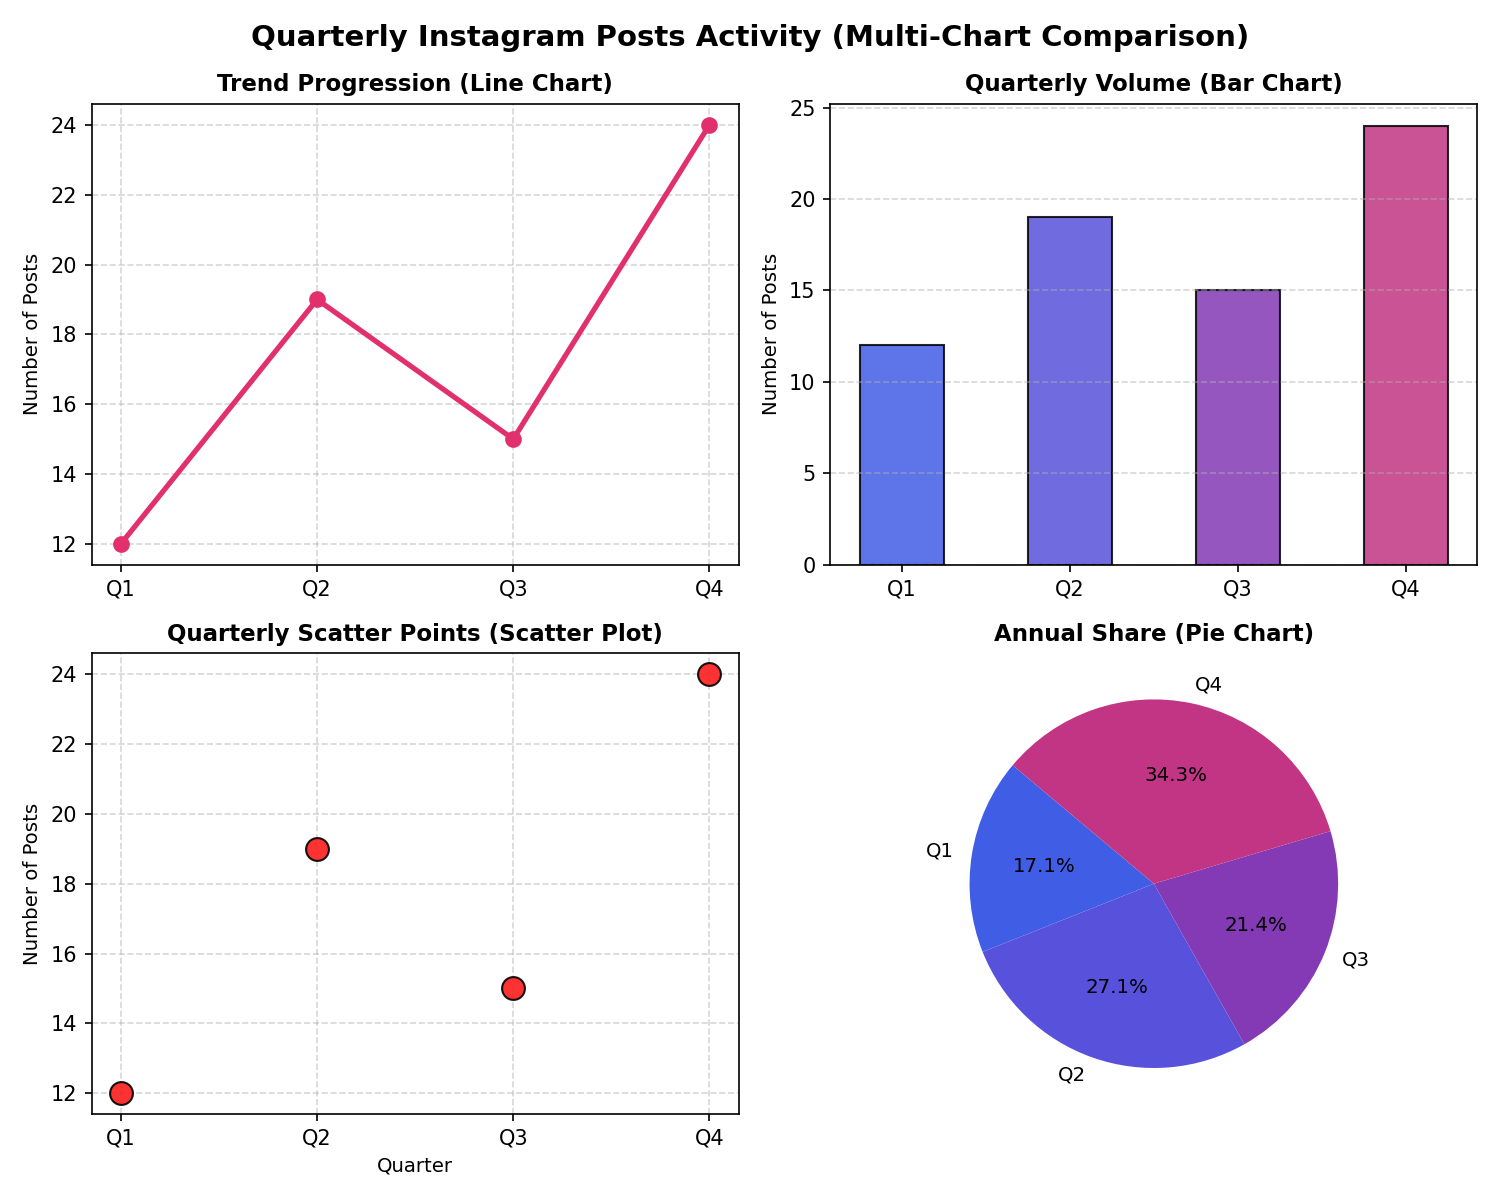

Generate this figure with Python:


import matplotlib
matplotlib.use('Agg')
import matplotlib.pyplot as plt

quarters = ['Q1', 'Q2', 'Q3', 'Q4']
posts = [12, 19, 15, 24]
colors = ['#405DE6', '#5851DB', '#833AB4', '#C13584']

fig, axes = plt.subplots(2, 2, figsize=(10, 8))
fig.suptitle('Quarterly Instagram Posts Activity (Multi-Chart Comparison)', fontsize=14, fontweight='bold')

axes[0, 0].plot(quarters, posts, color='#E1306C', marker='o', linewidth=2.5, markersize=7)
axes[0, 0].set_title('Trend Progression (Line Chart)', fontsize=11, fontweight='semibold')
axes[0, 0].set_ylabel('Number of Posts', fontsize=9.5)
axes[0, 0].grid(True, linestyle='--', alpha=0.5)

axes[0, 1].bar(quarters, posts, color=colors, width=0.5, edgecolor='black', alpha=0.85)
axes[0, 1].set_title('Quarterly Volume (Bar Chart)', fontsize=11, fontweight='semibold')
axes[0, 1].set_ylabel('Number of Posts', fontsize=9.5)
axes[0, 1].grid(axis='y', linestyle='--', alpha=0.5)

axes[1, 0].scatter(quarters, posts, color='#FD1D1D', s=120, edgecolor='black', alpha=0.9, zorder=5)
axes[1, 0].set_title('Quarterly Scatter Points (Scatter Plot)', fontsize=11, fontweight='semibold')
axes[1, 0].set_xlabel('Quarter', fontsize=9.5)
axes[1, 0].set_ylabel('Number of Posts', fontsize=9.5)
axes[1, 0].grid(True, linestyle='--', alpha=0.5)

axes[1, 1].pie(posts, labels=quarters, autopct='%1.1f%%', colors=colors, startangle=140, textprops={'fontsize': 9.5})
axes[1, 1].set_title('Annual Share (Pie Chart)', fontsize=11, fontweight='semibold')

plt.tight_layout()
plt.savefig('session7_task2_posts_multipanel.png', dpi=150)
plt.close()

print("session7_task2_posts_multipanel.py executed successfully. Chart saved as session7_task2_posts_multipanel.png (150 DPI).")
